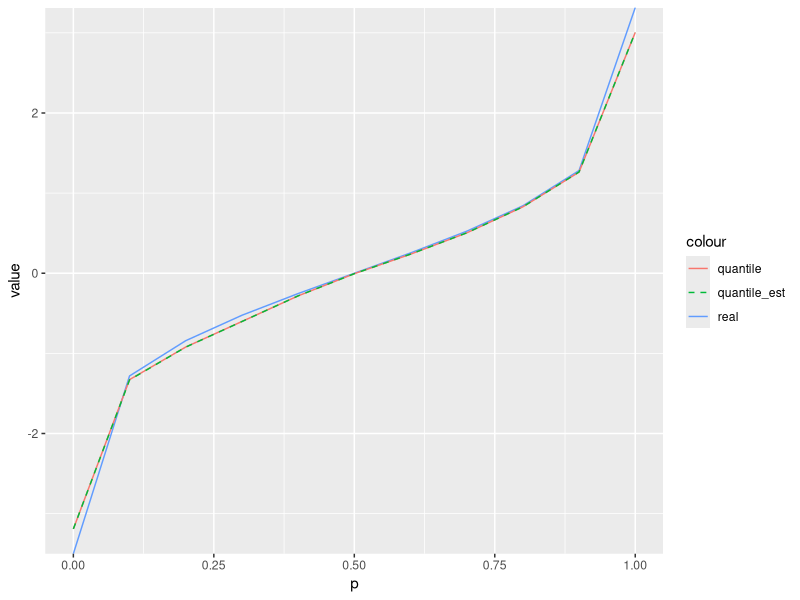

Generate this figure with R:
## ---- chunk 1
library(tidyverse)
## ---- chunk 2
skewness <- function(x)
{
  n <- length(x)
  y <- (x-mean(x))/sd(x)
  phi <- n*sum(y^3)/(n-1)/(n-2)
  phi
}
## ---- chunk 3
x <- c(8.75, 10.37, 8.33, 13.19, 10.66, 8.36, 10.97, 11.48, 11.15, 9.39)
skewness(x)
## ---- chunk 4
quantile_est <- function(x, p)
{
  p <- as.double(p)
  if(p<0 | p>1) stop("The 'p' is out of [0,1].")
  else if(p==0) xp <- min(x)
  else if(p==1) xp <- max(x)
  else{
    n <- length(x)
    t <- table(x)
    r <- as.double(names(t))
    i <- floor(p*(n+1/3)+1/3)  # xq左侧的x(i)
    j <- i+t[names(t)==r[i]] # xq右侧x(j)
    k <- (j-i)/(n+1/3)/(r[i+1]-r[i])
    xp <- p-(i-1/3)/(n+1/3)+k*r[i]
    xp <- xp/k
  }
  names(xp) <- p
  xp
}
## ---- chunk 5
x <- rnorm(1000)
tbl <- tibble(p = seq(0,1,by = 0.1))
tbl["real"] <- qnorm(tbl$p)
tbl["quantile"] <- quantile(x,tbl$p)
tbl["quantile_est"] <- map_dbl(tbl$p,quantile_est,x=x)
tbl %>% 
  ggplot(aes(x=p))+
  geom_line(aes(y=real,color="real"))+
  geom_line(aes(y=quantile,color="quantile"))+
  geom_line(aes(y=quantile_est,color="quantile_est"),linetype=2)+
  ylab("value")
